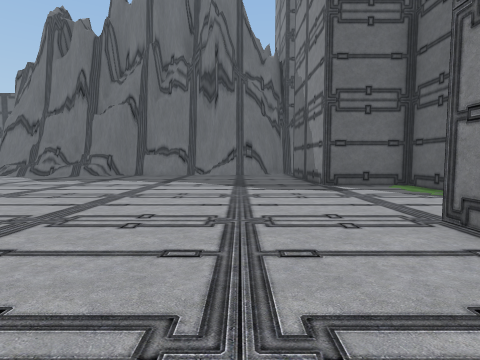
[1] (above)

21 first-person views from a walk through a Unity game level. The camera is 1.5 m above the floor, tilts 4° down and sees 80° across. The floor is counted in squares, 2 m on a side. Each view is taken from the middle of a square. On the plan, view 1 faces up. The plan holds only what a view shows up to about 10 squares ahead; the rest is blank. The place goes on beyond the plan. The player character is not drawn. Some surface patterns are stand-ins.

[2]
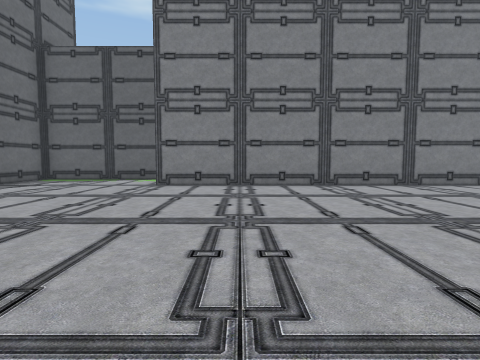

[3]
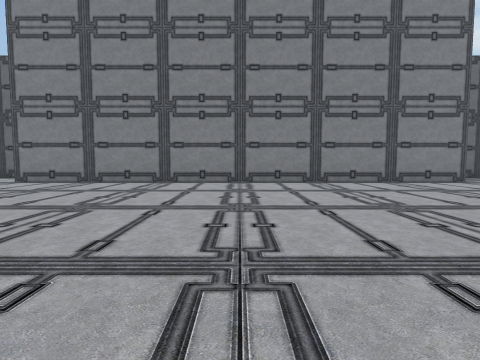

[4]
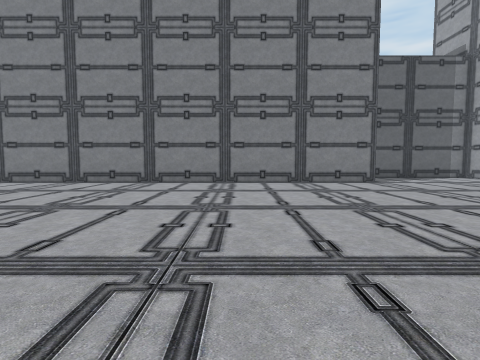

[5]
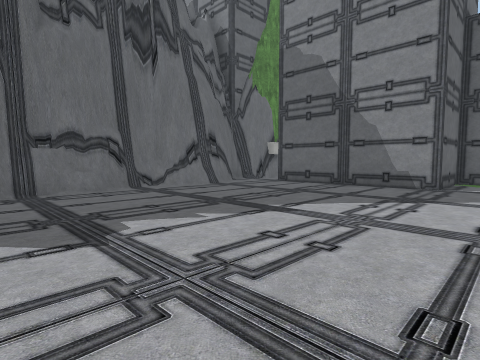

[6]
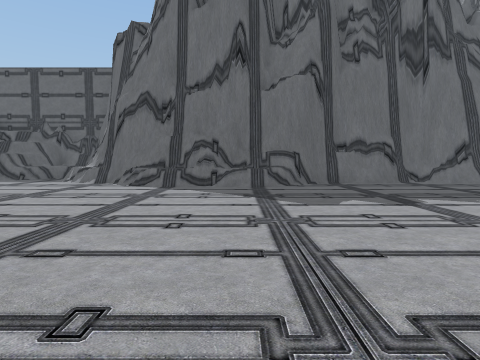

[7]
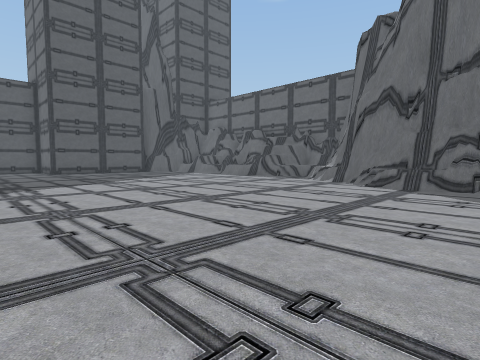

[8]
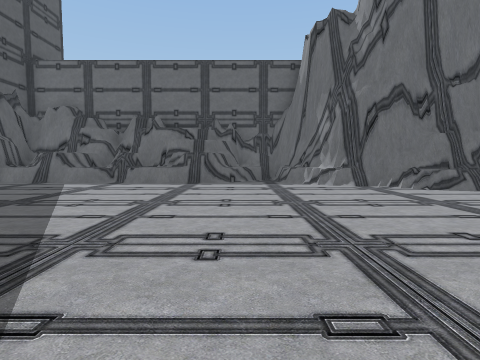

[9]
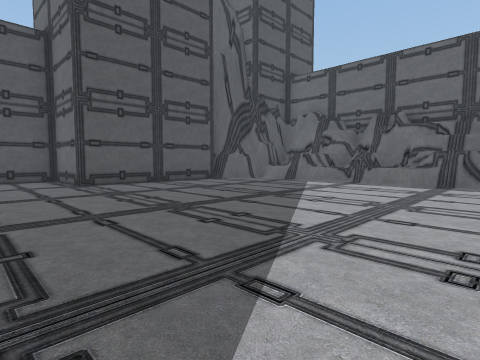

[10]
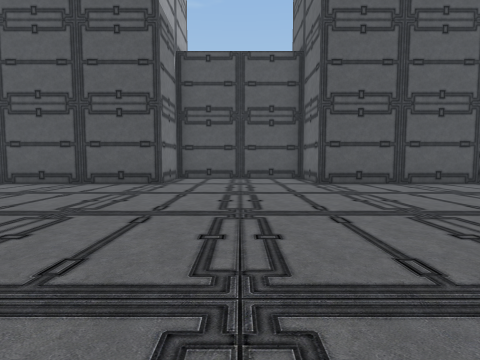

[11]
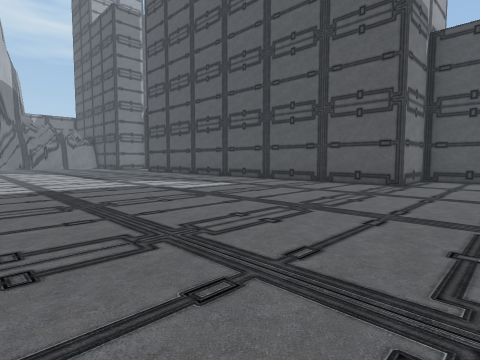

[12]
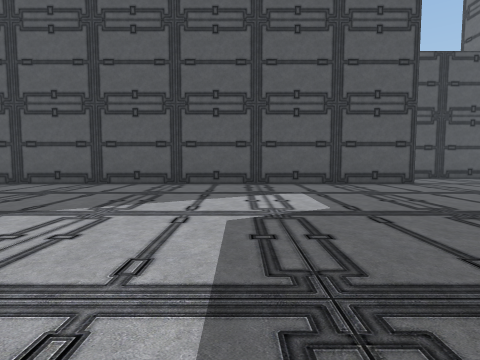

[13]
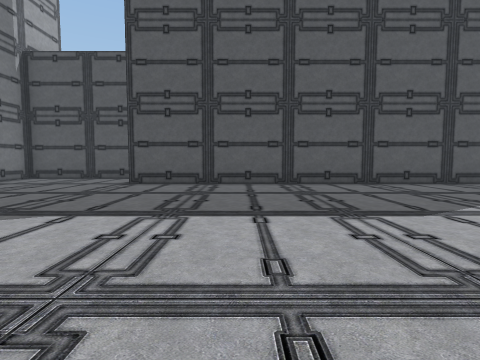

[14]
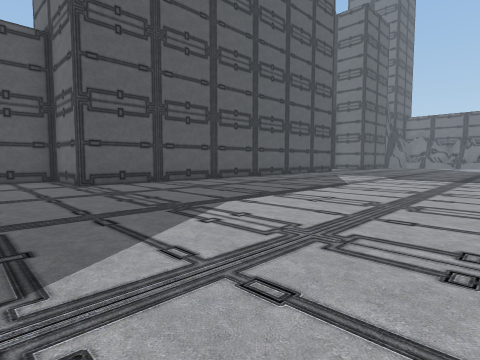

[15]
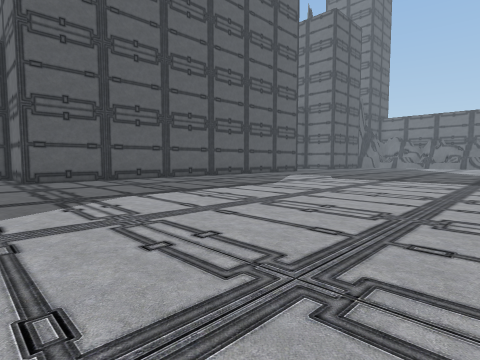

[16]
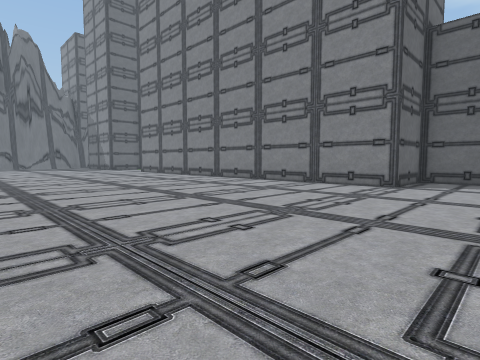

[17]
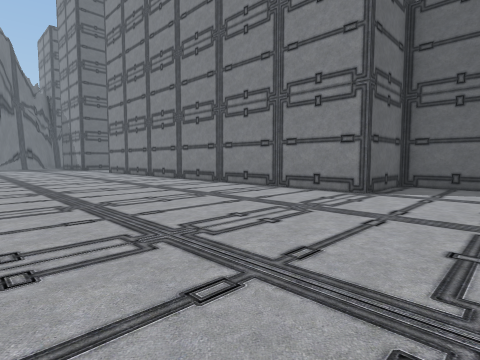

[18]
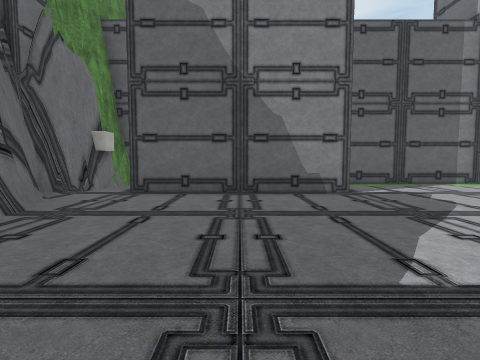

[19]
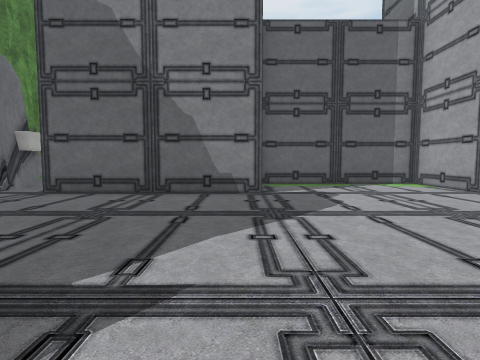

[20]
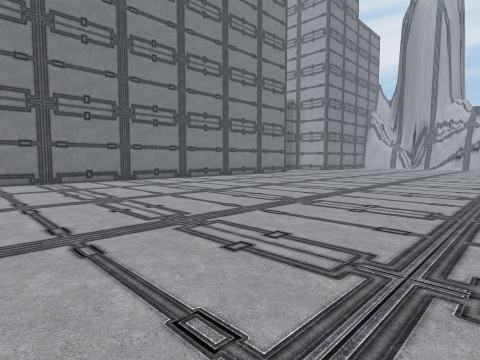

[21]
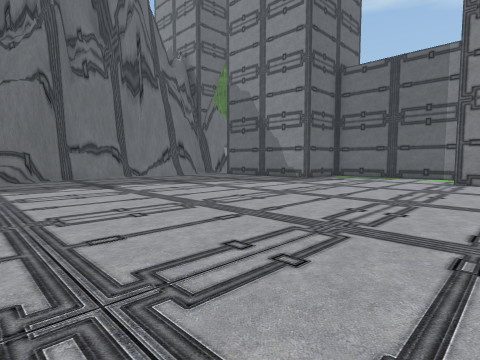

### Floor plan
Points are (right, up) in squares from view 1. A wall is a line through its corners. A room is listed if a view was taken in it or the views show most of it. See-through windows are left out.
Room 1 (views 1, 2, 3, 4, 5, 6, 7, 8, 9, 10, 11, 12, 13, 14, 15, 16, 17, 18, 19, 20, 21)
walls: (-11, 13.6) (-11.5, 13.6); (-9.4, 13.6) (-9.6, 13.8) (-11, 13.8); (-9.4, 13.6) (-10.1, 13.6); (-10.7, 13.7) (-12.9, 14.6); (-9.2, 13.6) (-11.9, 14); (-11.1, 13.8) (-11.6, 13.8); (-10.6, 13.9) (-11, 14.1); (-11.7, 14) (-12.4, 14.5); (-11.7, 14) (-12.4, 14.4); (-10.5, 14.1) (-11.4, 14.3); (-7.3, 13.8) (-8.3, 13.8) (-8.9, 13.4) (-9.8, 13.4); (-11.7, 14.3) (-12.5, 14.4); (-6.1, 13.7) (-7.8, 13.6); (-12.2, 14.6) (-12.8, 14.6); (-6, 13.8) (-6.9, 13.5) (-8, 13.7); (-12.3, 14.8) (-12.7, 14.9); (-5.7, 14.1) (-7, 13.1); (-13, 15) (-13.4, 15.5) (-13.7, 15.7); (-5.5, 14.1) (-6.3, 13.7); (-5.6, 14.2) (-6.3, 13.5) (-6.7, 13.4); (-16.2, 15.8) (-18.3, 15.8); (-3.1, 14.7) (-4.1, 14.7); (-16.6, 15.9) (-17.6, 15.5); (-16.6, 15.9) (-17.6, 15.4); (-17.6, 15.8) (-18.4, 15.9); (-18.3, 15.5) (-18.8, 15.5); (-27.5, 5) (-27.5, 3.5) (-25, 3.5) (-25, -11.5) (-27.5, -11.5) (-27.5, -13); (-2.1, 15.2) (-2.6, 14.8); (-1.3, 15) (-3.2, 14.5); (-0.7, 14.6) (-1.4, 14.7); (-19.8, 15.6) (-20.3, 15.9); (-19.8, 15.7) (-20.3, 15.9); (-0.5, 14.8) (-1.5, 15) (-2.2, 14.9) (-3.4, 14.3); (-0.3, 14.7) (-1.6, 14.7); (-19.8, 16.1) (-20.5, 15.7); (-19.4, 16.5) (-20, 15.9); (0.4, 14.6) (-0.4, 14.6); (0.4, 14.7) (-0.2, 14.7); (1.2, 14.7) (0.3, 14.5); (-21.6, 16) (-21.9, 15.7); (-22.4, 15.7) (-22.9, 15.7); (1.5, 14.9) (0.5, 14.5); (-25, 13.6) (-25, 8.5) (-27.5, 8.5) (-27.5, 7); (1.5, 15) (0.9, 14.6) (0.1, 14.5); (3.1, 14.8) (2.5, 14.9); (-23.8, 16) (-23.9, 15.5); (3.5, 14.6) (2.7, 15.1); (3.4, 14.7) (2.5, 14.7); (5, -13.2) (5, -11.5) (2.5, -11.5) (2.5, 3.5) (5, 3.5) (5, 8.5) (2.5, 8.5) (2.5, 13.5); (4.8, 14.2) (3, 14.9); (5, 14.5) (4.5, 14.6)
low walls: (-9.8, 13.1) (-10.4, 13.1); (-9.9, 13.4) (-10.5, 13.4); (-7, 13.1) (-7.7, 13); (-7, 13.1) (-8.5, 13.1); (-11.3, 13.7) (-11.6, 13.8) (-11.7, 14.3); (-6.7, 13.4) (-7.3, 13.2); (-6.3, 13.5) (-7.3, 13.1); (-12.9, 14.6) (-13.7, 14.6); (-16.3, 15.8) (-17.2, 15.7); (-1.9, 14.8) (-3, 14.6); (-0.7, 14.6) (-1.8, 14.7); (-21.4, 15.7) (-22.2, 15.7)
objects: other object (4, 15)

Where each view was taken, in squares from view 1:
view 1: 0 up, 0 right, facing up
view 2: 1 up, 6 left, facing right
view 3: 4 down, 7 left, facing right
view 4: 7 down, 7 left, facing right
view 5: 7 up, 6 left, facing up-right
view 6: 5 up, 8 left, facing up
view 7: 5 up, 8 left, facing up-left
view 8: 6 up, 16 left, facing up
view 9: 6 up, 16 left, facing up-left
view 10: 6 up, 16 left, facing left
view 11: 6 up, 16 left, facing down-left
view 12: 2 down, 16 left, facing left
view 13: 8 down, 16 left, facing left
view 14: 14 down, 16 left, facing up-left
view 15: 13 down, 14 left, facing up-left
view 16: 14 down, 6 left, facing up-right
view 17: 14 down, 4 left, facing up-right
view 18: 11 up, 4 left, facing right
view 19: 9 up, 4 left, facing right
view 20: 3 up, 8 left, facing down-right
view 21: 2 up, 8 left, facing up-right
